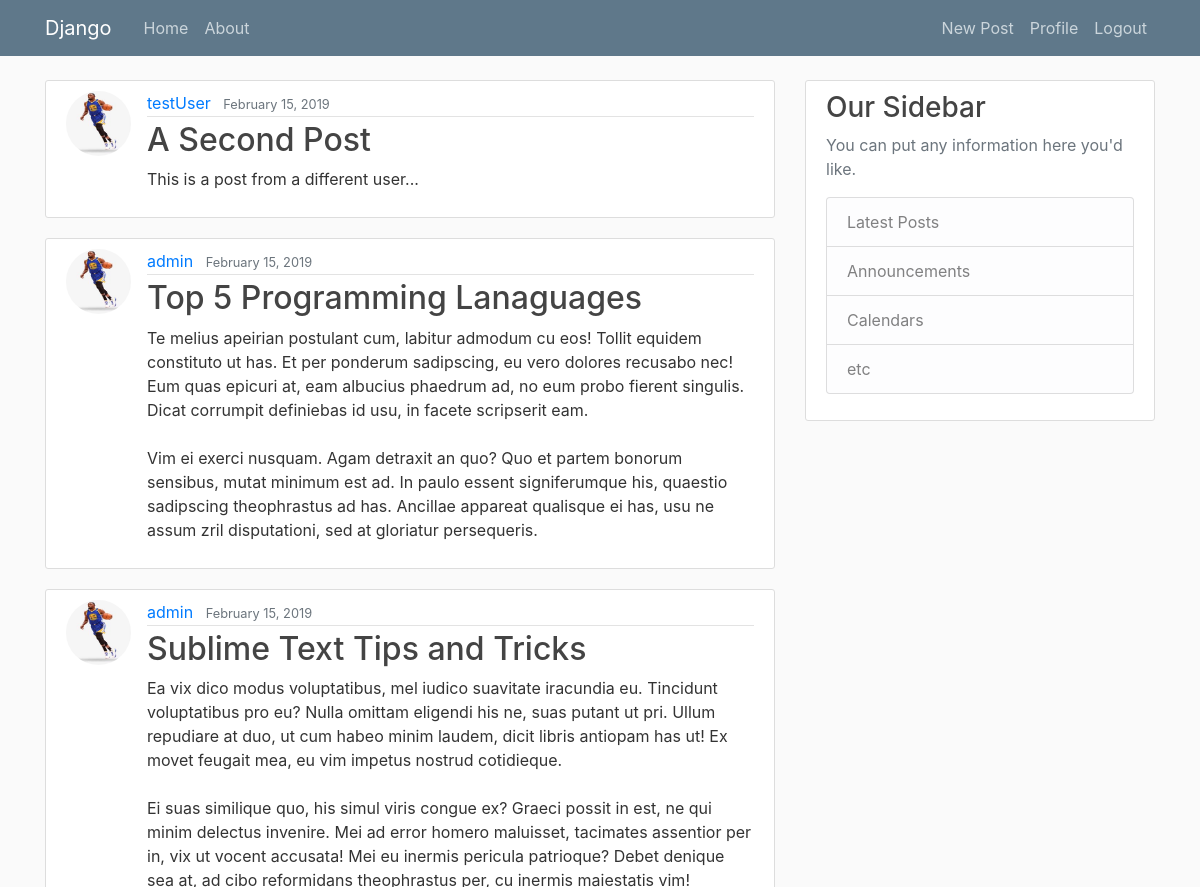
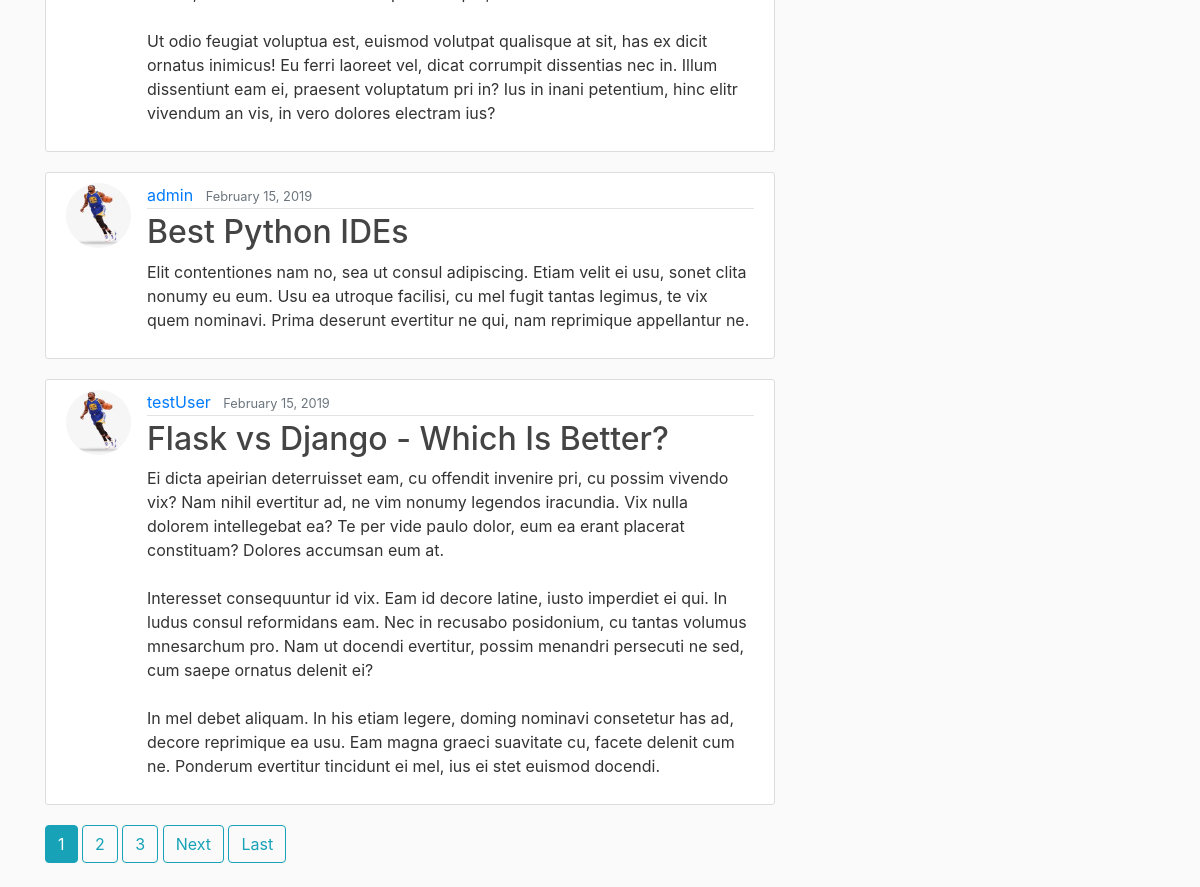
The app's page / (signed in) with its own data (2 pictures, top to bottom).
### blog/models.py (models this page shows, shortened)
class Post(models.Model):
    title = models.CharField(max_length=100)
    content = models.TextField()
    date_posted = models.DateTimeField(default=timezone.now())
    author = models.ForeignKey(User, on_delete=models.CASCADE)

### users/models.py (models this page shows, shortened)
class Profile(models.Model):
    user = models.OneToOneField(User, on_delete=models.CASCADE)
    image = models.ImageField(default='default.jpg', upload_to='profile_pics')

### blog/views.py (the view)
# urls.py: path('', PostListView.as_view(), name='home'),
class PostListView(ListView):
    model = Post
    template_name = 'blog/home.html'  # <app>/<model>_<viewtype>.html
    context_object_name = 'posts'
    ordering = ['-date_posted']
    paginate_by = 5

### blog/templates/blog/home.html (shortened to what this page needs)
{% extends "blog/base.html" %}
{% block content %}
    {% for post in posts %}
        <article class="media content-section">
          <img class="rounded-circle article-img" src="{{ post.author.profile.image.url }}">
          <div class="media-body">
            <div class="article-metadata">
              <a class="mr-2" href="{% url 'user-posts' post.author.username %}">{{ post.author }}</a>
              <small class="text-muted">{{ post.date_posted|date:"F d, Y" }}</small>
            </div>
            <h2><a class="article-title" href="{% url 'post-detail' post.id %}">{{ post.title }}</a></h2>
            <p class="article-content">{{ post.content }}</p>
          </div>
        </article>
    {% endfor %}
    {% if is_paginated %}
    {% for num in page_obj.paginator.page_range %}
      {% if page_obj.number == num %}
        <a class="btn btn-info mb-4" href="?page={{ num }}">{{ num }}</a>
      {% elif num > page_obj.number|add:'-3' and num < page_obj.number|add:'3' %}
        <a class="btn btn-outline-info mb-4" href="?page={{ num }}">{{ num }}</a>
      {% endif %}
    {% endfor %}
    {% if page_obj.has_next %}
      <a class="btn btn-outline-info mb-4" href="?page={{ page_obj.next_page_number }}">Next</a>
      <a class="btn btn-outline-info mb-4" href="?page={{ page_obj.paginator.num_pages }}">Last</a>
    {% endif %}
  {% endif %}
{% endblock content %}

### blog/static/blog/main.css (style rules this page uses)
body { background: #fafafa; color: #333333; margin-top: 5rem; }
h1, h2, h3, h4, h5, h6 { color: #444444; }
.content-section { background: #ffffff; padding: 10px 20px; border: 1px solid #dddddd; border-radius: 3px; margin-bottom: 20px; }
.article-title { color: #444444; }
.article-content { white-space: pre-line; }
.article-img { height: 65px; width: 65px; margin-right: 16px; }
.article-metadata { padding-bottom: 1px; margin-bottom: 4px; border-bottom: 1px solid #e3e3e3 }

### records on screen
Post: author.profile.image (placeholder picture), author "testUser", date_posted "February 15, 2019", title "A Second Post", content "This is a post from a different user..."
Post: author.profile.image (placeholder picture), author "admin", date_posted "February 15, 2019", title "Top 5 Programming Lanaguages", content "Te melius apeirian postulant cum, labitur admodum cu eos! Tollit equidem constituto ut has. Et per ponderum sadipscing, eu vero dolores recusabo nec! Eum quas epicuri at, eam albucius phaedrum ad, no eum probo fierent singulis. Dicat corrumpit definiebas id usu, in facete scripserit eam. Vim ei exerci nusquam. Agam detraxit an quo? Quo et partem bonorum sensibus, mutat minimum est ad. In paulo essent signiferumque his, quaestio sadipscing theophrastus ad has. Ancillae appareat qualisque ei has, usu ne assum zril disputationi, sed at gloriatur persequeris."
Post: author.profile.image (placeholder picture), author "admin", date_posted "February 15, 2019", title "Sublime Text Tips and Tricks", content "Ea vix dico modus voluptatibus, mel iudico suavitate iracundia eu. Tincidunt voluptatibus pro eu? Nulla omittam eligendi his ne, suas putant ut pri. Ullum repudiare at duo, ut cum habeo minim laudem, dicit libris antiopam has ut! Ex movet feugait mea, eu vim impetus nostrud cotidieque. Ei suas similique quo, his simul viris congue ex? Graeci possit in est, ne qui minim delectus invenire. Mei ad error homero maluisset, tacimates assentior per in, vix ut vocent accusata! Mei eu inermis pericula patrioque? Debet denique sea at, ad cibo reformidans theophrastus per, cu inermis maiestatis vim! Ut odio feugiat voluptua est, euismod volutpat qualisque at sit, has ex dicit ornatus inimicus! Eu…"
Post: author.profile.image (placeholder picture), author "admin", date_posted "February 15, 2019", title "Best Python IDEs", content "Elit contentiones nam no, sea ut consul adipiscing. Etiam velit ei usu, sonet clita nonumy eu eum. Usu ea utroque facilisi, cu mel fugit tantas legimus, te vix quem nominavi. Prima deserunt evertitur ne qui, nam reprimique appellantur ne."
Post: author.profile.image (placeholder picture), author "testUser", date_posted "February 15, 2019", title "Flask vs Django - Which Is Better?", content "Ei dicta apeirian deterruisset eam, cu offendit invenire pri, cu possim vivendo vix? Nam nihil evertitur ad, ne vim nonumy legendos iracundia. Vix nulla dolorem intellegebat ea? Te per vide paulo dolor, eum ea erant placerat constituam? Dolores accumsan eum at. Interesset consequuntur id vix. Eam id decore latine, iusto imperdiet ei qui. In ludus consul reformidans eam. Nec in recusabo posidonium, cu tantas volumus mnesarchum pro. Nam ut docendi evertitur, possim menandri persecuti ne sed, cum saepe ornatus delenit ei? In mel debet aliquam. In his etiam legere, doming nominavi consetetur has ad, decore reprimique ea usu. Eam magna graeci suavitate cu, facete delenit cum ne. Ponderum…"

### other values on screen
{{ num }} "1"
{{ num }} "2" "3"
